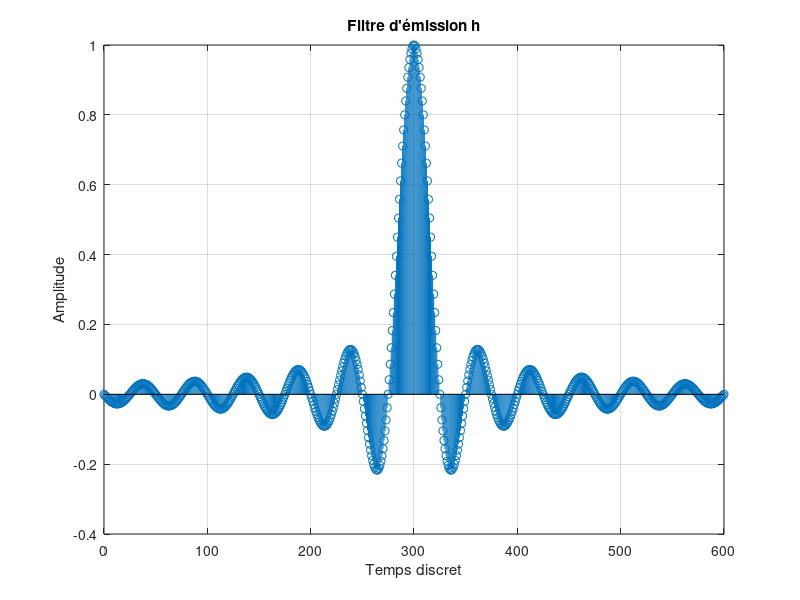
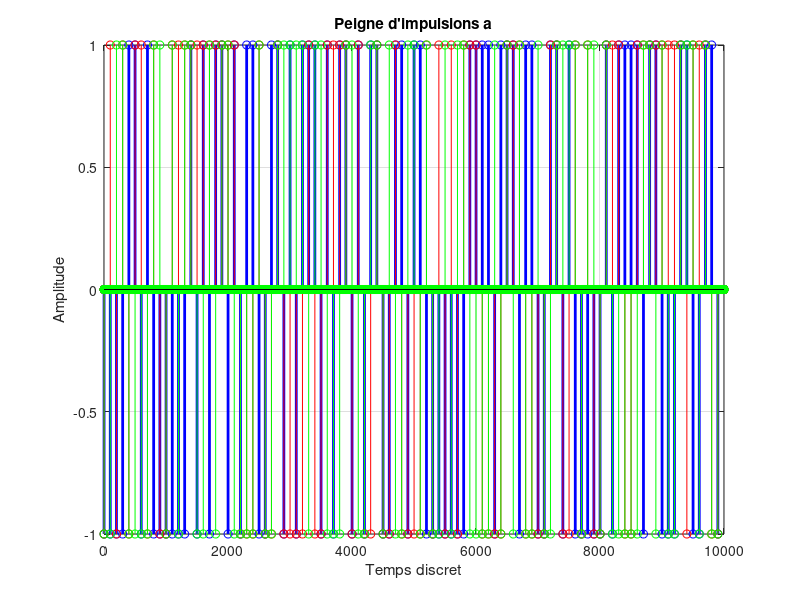
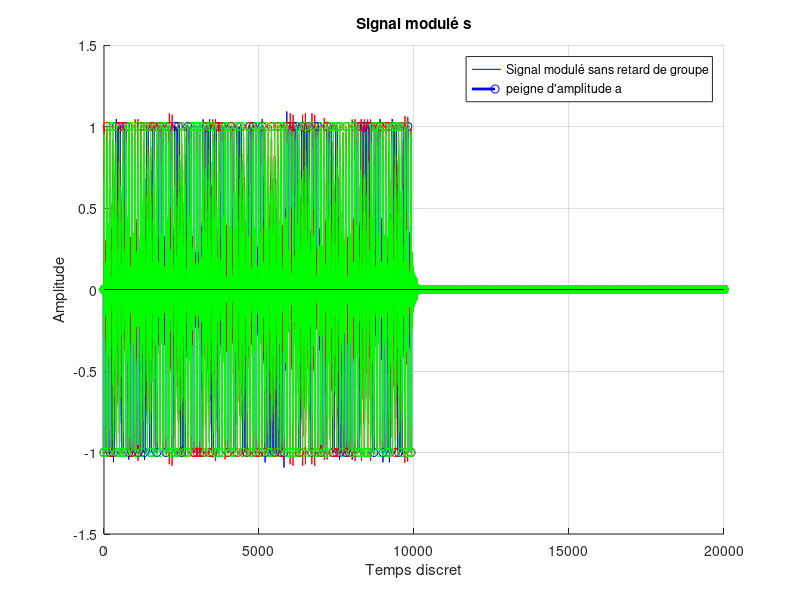
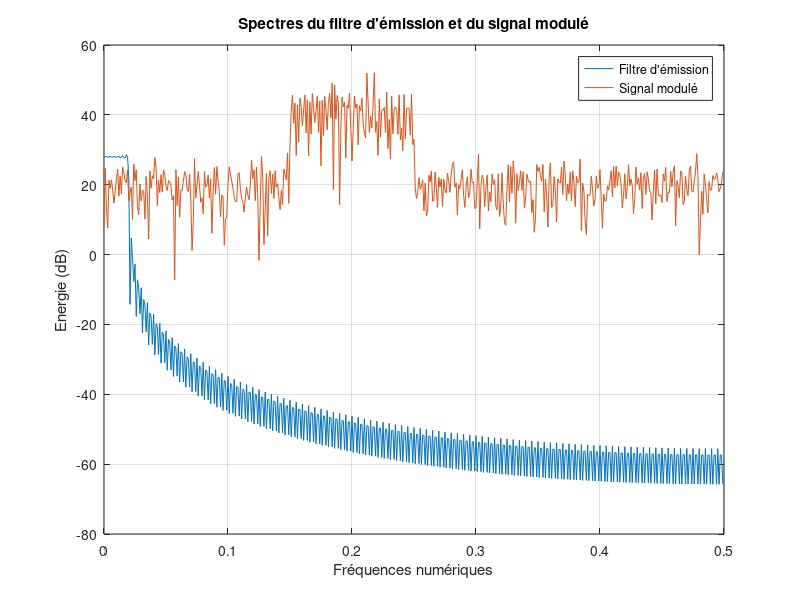

Source code (MATLAB) for these figures, in order:
clc; clear; close all

K = 100;%periode echantillonnage
N = 3*K; %on limite à +/- 3K
longueurSequence = 100;
n = (-N:N)'; 
np = (-longueurSequence^2:longueurSequence^2-1)'; %pour zero-padding

fmax = 1/K;
fc = 2*fmax; %Nyquist : fc > 2*fmax
n0 = 0.2;
dn = 0.03;
k = 500;

sigma = 0.08;

%% Premiere etape : Filtre d'emission h
h = sinc(2*fc*(n - 2*n)); %filtre d'emission tronque
port = cos(2*pi*n0*np);
port2 = cos(2*pi*(n0-dn)*np);
port3 = cos(2*pi*(n0+dn)*np);
delay = grpdelay(h, 1, k); %calcul du retard de groupe
delay = mean(abs(delay));

t = (0:length(h)-1)';

%% Deuxieme etape : Amplitudes a
r1 = sign(randn(longueurSequence, 1)); %generation sequences aleatoires
r2 = sign(randn(longueurSequence, 1));
r3 = sign(randn(longueurSequence, 1));

a = upsample(r1, K);
b = upsample(r2, K);
c = upsample(r3, K);


figure(1)
stem(t, h)
grid()
title("Filtre d'émission h")
xlabel("Temps discret")
ylabel("Amplitude")

figure(2)
stem(a, 'b', 'LineWidth', 2)
hold on
stem(b, 'r')
stem(c, 'g')
grid()
title("Peigne d'impulsions a")
xlabel("Temps discret")
ylabel("Amplitude")

%% Troisieme etape : Application du filtre au signal d'amplitude
figure(3)
h = [h; zeros(length(h)-1, 1)]; %zero-padding
a = [a; zeros(length(a), 1)];
b = [b; zeros(length(b), 1)];
c = [c; zeros(length(c), 1)];

sa1 = filter(h, 1, a);

sA1 = sa1 .* port; %on multiplie a la porteuse
sA2 = sA1;
sA2(1:delay) = [];

sb1 = filter(h, 1, b);

sB1 = sb1 .* port2; %on multiplie a la porteuse
sB2 = sB1;
sB2(1:delay) = [];

sc1 = filter(h, 1, c);

sC1 = sc1 .* port3; %on multiplie a la porteuse
sC2 = sC1;
sC2(1:delay) = [];

bruit = sigma*randn(length(sA1), 1);
sFinal = sA1 + sB1 + sC1 + bruit;

hold on
plot(sA2, 'b') %signal module avec porteuse 
stem(a, 'b', 'LineWidth', 2)
plot(sB2, 'r')
stem(b, 'r')
plot(sC2, 'g')
stem(c, 'g')
grid()
title("Signal modulé s")
xlabel("Temps discret")
ylabel("Amplitude")
legend("Signal modulé sans retard de groupe", "peigne d'amplitude a")

figure(4)
[H, w] = freqz(h, 1, k);
tftd_h = 20*log10(abs(H));

% [S, w] = freqz(sA1, 1, k);
% tftd_s = 20*log10(abs(S));
f = w/(2*pi);

[SF, w] = freqz(sFinal, 1, k);
tftd_sf = 20*log10(abs(SF));

plot(f, tftd_h)
hold on
plot(f, tftd_sf)
grid()
title("Spectres du filtre d'émission et du signal modulé")
legend("Filtre d'émission", "Signal modulé")
xlabel("Fréquences numériques")
ylabel("Energie (dB)")

%% Quatrieme etape : Demodulation
demod = sFinal .* port; %on ne veut que le canal central
demod2 = demod;
demod2(1:delay) = [];

[D, w] = freqz(demod, 1, k);
tftd_demod = 20*log10(abs(D));

figure(5)
plot(f, tftd_h)
hold on
plot(f, tftd_sf)
plot(f, tftd_demod)
legend("Filtre d'emission", "Signal recu", "Signal recu * porteuse")
grid()

ordre = 52;
fPB = fir1(ordre, 2*0.025, 'low', hann(ordre+1));
%ordre 40 pour dn = 0.05 et fc = 0.025, sigma = 0.7
%ordre 85 pour dn = 0.03, sigma = 0.3
%ensuite trop petit, les autres canaux sont trop proches pour recuperer
%l'information du central
signalFinal = filter(fPB', 1, demod);

signalFinal2 = signalFinal;
signalFinal2(1:delay+(ordre/2)) = [];

A = downsample(sign(signalFinal2), K);
A = A(1:length(r1));

figure(6)
stem(A)
grid()
title("Démodulation")
xlabel("Temps discret")
ylabel("Amplitude")

%% Calcul des erreurs
seuilErreur = 10^-15;
e = abs(A-r1);
nbErr = 0;
for i = 1:length(e)
    if e(i) < seuilErreur
        e(i) = 0;
    else
        e(i) = e(i);
        nbErr = nbErr + 1;
    end
end

tauxErreur = nbErr/(length(e))*100

figure(7)
stem(e, 'x')
grid()
title("Représentation des erreurs")
xlabel("Echantillons")
ylabel("Amplitude d'erreur")